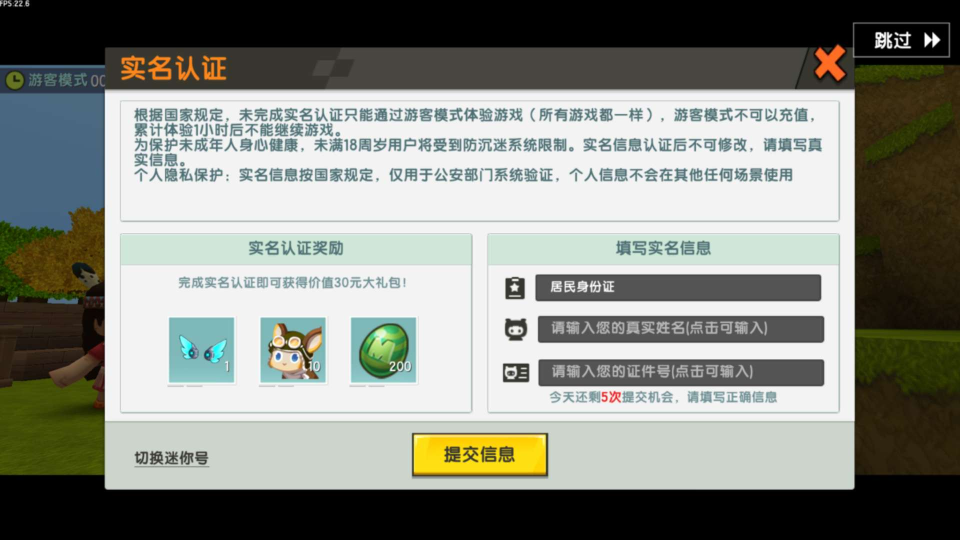
#> input picture Tools/preprocess/UIED/data/input/0.jpg, 1920 x 1080 px (shown at 1/2 size)
$ python -i highlightjs_helpers.py   (imports and definitions only)
#> lines starting #> are read from the running program, lines starting #| are printed output that depends on the picture
#!/usr/bin/env python3
import argparse
import base64
import html
import http.server
import importlib.util
import json
import logging
import mimetypes
import os
import re
import shutil
import socketserver
import subprocess
import sys
import threading
import time
import urllib.error
import urllib.parse
import urllib.request
from dataclasses import dataclass
from pathlib import Path
from typing import Dict, List, Optional, Tuple

from PIL import Image


DEFAULT_PROJECT_ROOT = Path(__file__).resolve().parents[2]
DEFAULT_REPRODUCE_ROOT = Path(
    os.getenv("GUIREPAIR_REPO_PATH") or (DEFAULT_PROJECT_ROOT.parent / "Reproduce_Scenario")
) / "test" / "highlightjs"

# [8 lines left out: function load_build_cmd_module, not called in this run]


@dataclass
class CommandResult:
    cmd: List[str]
    returncode: int
    stdout: str
    stderr: str


# [80 lines left out: functions run_command, write_log, build_capture_cmd, find_browser_executable, not called in this run]


class QuietHTTPRequestHandler(http.server.SimpleHTTPRequestHandler):
    def log_message(self, format, *args):
        return


# [104 lines left out: function capture_png_manual_chrome, not called in this run]

HIGHLIGHTJS_TEMPLATE2_INSTANCE_IDS = frozenset(
    {
        "highlightjs__highlight.js-2684",
        "highlightjs__highlight.js-2703",
        "highlightjs__highlight.js-2704",
        "highlightjs__highlight.js-2726",
        "highlightjs__highlight.js-2727",
        "highlightjs__highlight.js-2740",
        "highlightjs__highlight.js-2750",
        "highlightjs__highlight.js-2765",
        "highlightjs__highlight.js-2785",
        "highlightjs__highlight.js-2811",
        "highlightjs__highlight.js-2897",
        "highlightjs__highlight.js-2899",
        "highlightjs__highlight.js-2927",
        "highlightjs__highlight.js-2932",
        "highlightjs__highlight.js-2958",
        "highlightjs__highlight.js-2960",
        "highlightjs__highlight.js-2969",
        "highlightjs__highlight.js-2972",
        "highlightjs__highlight.js-3000",
        "highlightjs__highlight.js-3018",
    }
)

HIGHLIGHTJS_TEMPLATE1_INSTANCE_IDS = frozenset(
    {
        "highlightjs__highlight.js-3070",
        "highlightjs__highlight.js-3154",
        "highlightjs__highlight.js-3203",
        "highlightjs__highlight.js-3207",
        "highlightjs__highlight.js-3212",
        "highlightjs__highlight.js-3249",
        "highlightjs__highlight.js-3278",
        "highlightjs__highlight.js-3287",
        "highlightjs__highlight.js-3301",
        "highlightjs__highlight.js-3312",
        "highlightjs__highlight.js-3316",
        "highlightjs__highlight.js-3367",
        "highlightjs__highlight.js-3381",
        "highlightjs__highlight.js-3411",
        "highlightjs__highlight.js-3438",
        "highlightjs__highlight.js-3457",
        "highlightjs__highlight.js-3516",
        "highlightjs__highlight.js-3559",
        "highlightjs__highlight.js-3644",
    }
)


# [237 lines left out: functions resolve_template_candidates, render_template_batch_summary_markdown, template_batch_main, not called in this run]

FENCED_BLOCK_RE = re.compile(
    r"(?ms)(?P<fence>`{3,})(?P<lang>[^\n`]*)\r?\n(?P<code>.*?)(?:\r?\n(?P=fence))"
)
CODE_BLOCK_RE = re.compile(
    r"(?P<prefix><pre\b[^>]*>\s*<code\b[^>]*>)(?P<body>[\s\S]*?)(?P<suffix></code>\s*</pre>)",
    flags=re.IGNORECASE,
)
CLASS_RE = re.compile(r'(\bclass\s*=\s*)(["\'])([^"\']*)(\2)', flags=re.IGNORECASE)
LANG_HEADER_RE = re.compile(r"^\(([^)]+)\)")
WHICH_LANG_RE = re.compile(
    r"\*\*Which language seems to have the issue\?\*\*\s*[\r\n]+([^\r\n]+)",
    flags=re.IGNORECASE,
)
LANGUAGE_ALIASES = {
    "none": "",
    "plain": "",
    "plaintext": "",
    "text": "",
    "txt": "",
    "py": "python",
    "js": "javascript",
    "ts": "typescript",
    "tsql": "sql",
    "shell": "bash",
    "sh": "bash",
    "zsh": "bash",
    "kt": "kotlin",
}

# [214 lines left out: functions load_validation_tools_module, resolve_template_path, normalize_language_for_code_class, normalize_highlightjs_language, extract_markdown_code_blocks, extract_language_candidates and 7 more, not called in this run]


def infer_image_type_from_source(source: str, content_type: str = "") -> str:
    if content_type:
        normalized = content_type.split(";", 1)[0].strip().lower()
        if normalized.startswith("image/"):
            subtype = normalized.split("/", 1)[1]
            if subtype == "jpeg":
                return "jpeg"
            if subtype:
                return subtype

    guess, _ = mimetypes.guess_type(source)
    if guess and guess.startswith("image/"):
        subtype = guess.split("/", 1)[1]
        if subtype:
            return subtype

    suffix = Path(urllib.parse.urlparse(source).path).suffix.lower().lstrip(".")
    if suffix in {"png", "jpg", "jpeg", "gif", "webp", "bmp", "svg"}:
        return "jpeg" if suffix == "jpg" else suffix
    return "png"


# [451 lines left out: functions build_image_payload_from_source, build_problem_statement_image_payloads, write_instance_specific_code_html, read_diagnostics, white_ratio, render_instance_specific_summary_markdown and 2 more, not called in this run]


# [2 lines not run here, left out]

>>> import cv2
>>> picture = cv2.imread('../preprocess/UIED/data/input/0.jpg', cv2.IMREAD_GRAYSCALE)
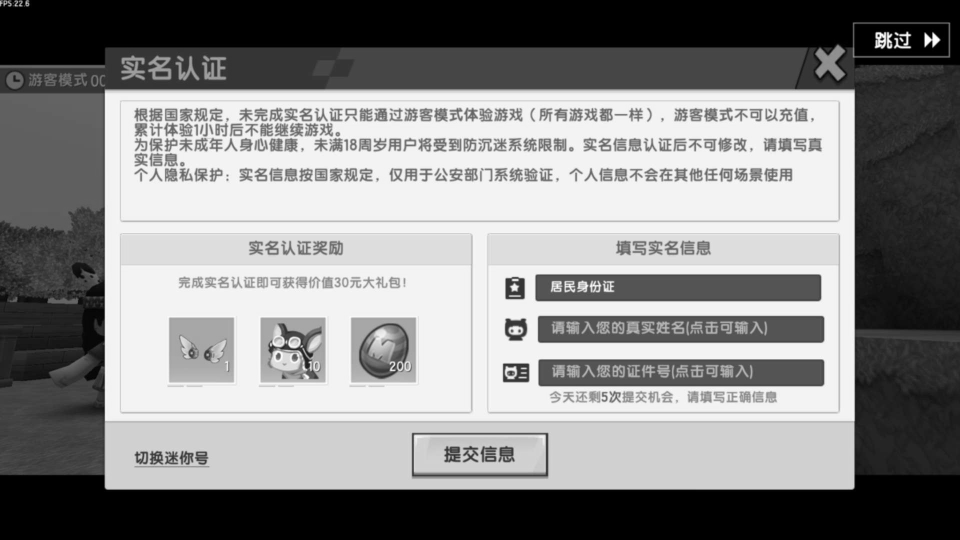
#> picture: shape (1080, 1920) (shown at 1/2 size); min 0, max 255, mean 134.3
>>> result = infer_image_type_from_source(picture)
#> (the run stopped early here; a loop or call above may not have finished)

$ run again, on Tools/preprocess/UIED/data/input/100.jpg
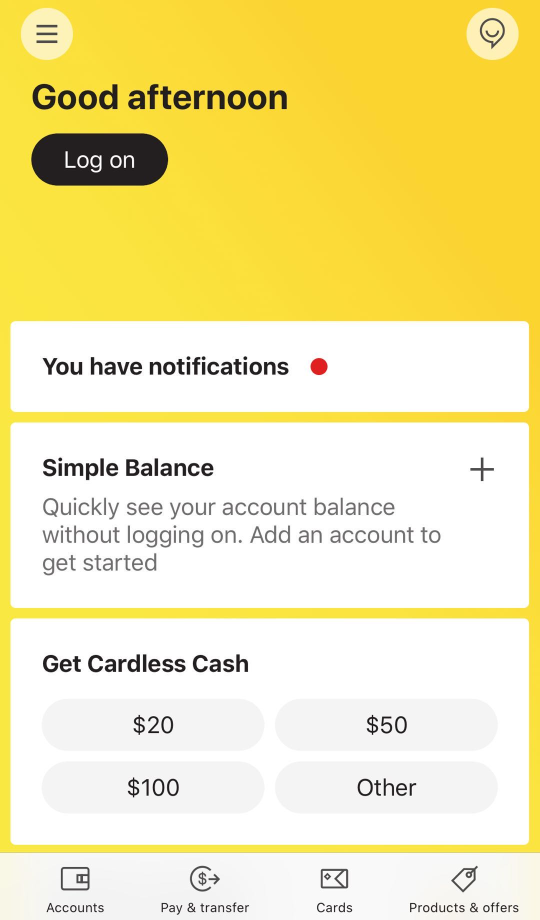
#> input picture Tools/preprocess/UIED/data/input/100.jpg, 1079 x 1840 px (shown at 1/2 size)
#> `picture = cv2.imread('../preprocess/UIED/data/input/0.jpg', cv2.IMREAD..`:
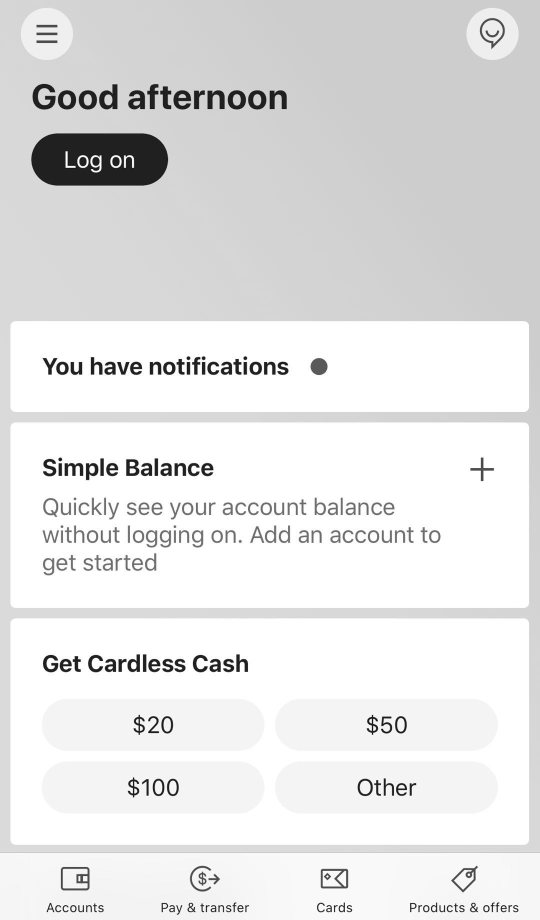
#> picture: shape (1840, 1079) (shown at 1/2 size); min 0, max 255, mean 228

$ run again, on Tools/preprocess/UIED/data/input/11.jpg
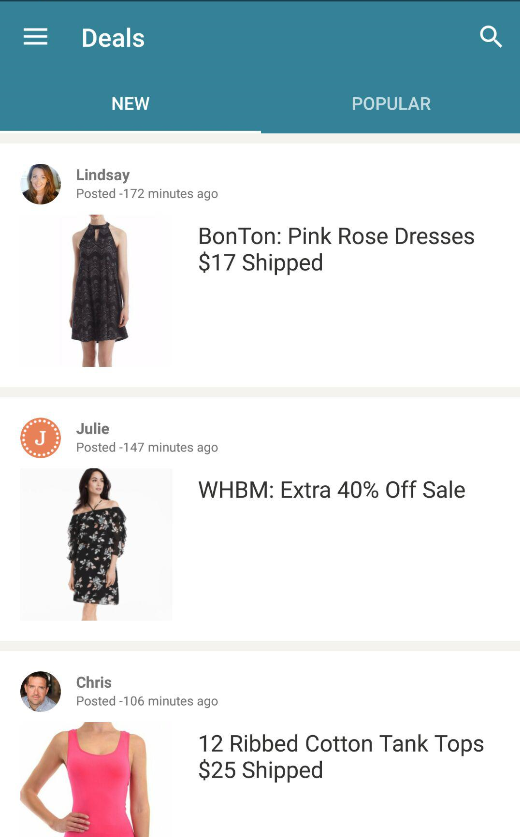
#> input picture Tools/preprocess/UIED/data/input/11.jpg, 520 x 837 px
#> `picture = cv2.imread('../preprocess/UIED/data/input/0.jpg', cv2.IMREAD..`:
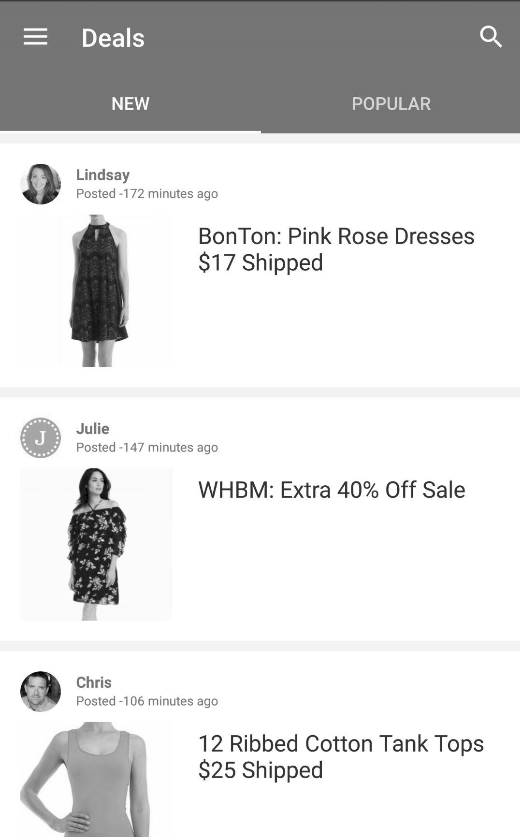
#> picture: shape (837, 520); min 0, max 255, mean 220.9
